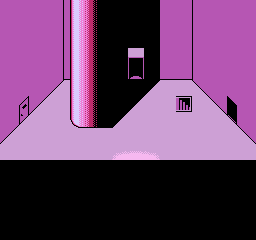

Rendered tile map (Tiled .tmx) drawn with the repository's tilesets; below, a short description and the full map source, tile grids included:
An orthogonal 16x15 tile map with 16x16 px tiles, 4 tile layers (Ground, Shadows, Wall, Objects), 2 tilesets and 18 objects.

<map version="1.2" tiledversion="1.3.1" orientation="orthogonal" renderorder="right-down" compressionlevel="0" width="16" height="15" tilewidth="16" tileheight="16" infinite="0" nextlayerid="7" nextobjectid="36">
 <tileset firstgid="1" source="Debug Tiles.tsx" />
 <tileset firstgid="257" source="Mall Tiles.tsx" />
 <layer id="1" name="Ground" width="16" height="15">
  <properties>
   <property name="unity:SortingLayer" value="Floor" />
  </properties>
  <data encoding="csv">
8,8,8,8,8,8,8,8,8,8,8,8,8,8,8,8,
8,8,8,8,8,8,8,8,8,8,8,8,8,8,8,8,
8,8,8,8,8,8,8,8,8,8,8,8,8,8,8,8,
8,8,8,8,8,8,8,8,8,8,8,8,8,8,8,8,
8,8,8,8,8,8,8,8,8,8,8,8,8,8,8,8,
8,8,8,8,8,8,8,8,8,8,8,8,8,8,8,8,
8,8,8,8,8,8,8,8,8,8,8,8,8,8,8,8,
8,8,8,8,8,8,8,8,8,8,8,8,8,8,8,8,
8,8,8,8,8,8,8,8,8,8,8,8,8,8,8,8,
8,8,8,8,8,8,8,8,8,8,8,8,8,8,8,8,
97,98,99,100,101,102,103,104,105,106,107,108,109,110,111,112,
136,136,136,116,117,118,119,120,121,122,123,124,125,126,127,128,
129,130,136,136,133,134,135,136,137,138,139,140,141,142,143,144,
145,146,147,148,149,150,151,152,153,154,155,156,157,158,159,160,
161,162,163,164,165,166,167,168,169,170,171,172,173,174,175,176
</data>
 </layer>
 <layer id="6" name="Shadows" width="16" height="15">
  <properties>
   <property name="unity:SortingLayer" value="Shadows" />
  </properties>
  <data encoding="csv">
0,0,0,0,0,0,0,0,0,0,0,0,0,0,0,0,
0,0,0,0,0,0,0,530,0,0,0,0,0,0,0,0,
0,0,0,0,0,0,0,530,0,0,0,0,0,0,0,0,
0,0,0,0,0,0,0,530,0,0,0,0,0,0,0,0,
0,0,0,0,0,0,0,530,0,0,0,0,0,0,0,0,
0,0,0,0,0,0,0,530,530,531,0,0,0,0,0,0,
0,0,0,0,0,0,0,530,531,0,0,40,0,0,0,0,
0,0,0,0,0,0,0,531,0,0,0,0,0,0,0,0,
0,0,0,0,0,0,0,0,0,0,0,0,0,0,0,0,
0,0,0,0,0,0,0,291,292,293,0,0,0,0,0,0,
0,0,0,0,0,0,0,0,0,0,0,0,0,0,0,0,
0,0,0,0,0,0,0,0,0,0,0,0,0,0,0,0,
0,0,0,0,0,0,0,0,0,0,0,0,0,0,0,0,
0,0,0,0,0,0,0,0,0,0,0,0,0,0,0,0,
0,0,0,0,0,0,0,0,0,0,0,0,0,0,0,0
</data>
 </layer>
 <layer id="5" name="Wall" width="16" height="15">
  <properties>
   <property name="unity:SortingLayer" value="Wall" />
  </properties>
  <data encoding="csv">
6,6,6,5,6,6,6,55,530,530,6,6,4,6,6,6,
6,6,6,5,6,6,6,55,530,530,6,6,4,6,6,6,
6,6,6,5,6,6,6,55,530,530,6,6,4,6,6,6,
6,6,6,5,6,6,6,55,22,530,6,6,4,6,6,6,
6,6,6,5,3,3,3,55,38,530,3,3,4,6,6,6,
6,6,6,1,0,0,0,0,0,0,0,0,2,6,6,6,
6,51,1,8,0,0,0,0,0,0,0,0,8,2,18,6,
6,67,8,8,583,584,585,0,0,0,0,0,8,8,34,6,
1,8,8,8,0,0,0,0,0,0,0,0,8,8,8,2,
0,0,0,0,0,0,0,0,0,0,0,0,0,0,0,0,
0,0,0,0,0,0,0,0,0,0,0,0,0,0,0,0,
0,0,0,0,0,0,0,0,0,0,0,0,0,0,0,0,
0,0,0,0,0,0,0,0,0,0,0,0,0,0,0,0,
0,0,0,0,0,0,0,0,0,0,0,0,0,0,0,0,
0,0,0,0,0,0,0,0,0,0,0,0,0,0,0,0
</data>
 </layer>
 <layer id="2" name="Objects" width="16" height="15">
  <properties>
   <property name="unity:SortingLayer" value="Objects" />
  </properties>
  <data encoding="csv">
0,0,0,0,567,568,569,0,0,0,0,0,0,0,0,0,
0,0,0,0,567,568,569,0,0,0,0,0,0,0,0,0,
0,0,0,0,567,568,569,0,0,0,0,0,0,0,0,0,
0,0,0,0,567,568,569,0,0,0,0,0,0,0,0,0,
0,0,0,0,567,568,569,0,0,0,0,0,0,0,0,0,
0,0,0,0,567,568,569,0,0,0,0,0,0,0,0,0,
0,0,0,0,567,568,569,0,0,0,0,0,0,0,0,0,
0,0,0,0,0,0,0,0,0,0,0,0,0,0,0,0,
0,0,0,0,0,0,0,0,0,0,0,0,0,0,0,0,
0,0,0,0,0,0,0,0,0,0,0,8,0,0,0,0,
97,98,99,100,101,102,103,104,105,106,107,108,109,110,111,112,
113,114,115,116,117,118,119,120,121,122,123,124,125,126,127,128,
129,130,131,132,133,134,135,136,137,138,139,140,141,142,143,144,
145,146,147,148,149,150,151,152,153,154,155,156,157,158,159,160,
161,162,163,164,165,166,167,168,169,170,171,172,173,174,175,176
</data>
 </layer>
 <objectgroup id="3" name="Collision">
  <object id="2" x="0" y="0" width="128" height="80" />
  <object id="3" x="144" y="0" width="112" height="80" />
  <object id="11" x="0" y="128">
   <polygon points="32,-32 32,-48 64,-48 32,-16" />
  </object>
  <object id="12" x="192" y="80">
   <polygon points="0,0 32,32 32,16 32,0" />
  </object>
  <object id="13" x="0" y="160" width="256" height="80" />
  <object id="15" x="128" y="0" width="16" height="64" />
  <object id="25" x="240" y="80" width="16" height="48" />
  <object id="26" x="0" y="80" width="16" height="48" />
  <object id="27" x="16" y="80" width="16" height="16" />
  <object id="28" x="224" y="80" width="16" height="16" />
  <object id="29" x="16" y="128">
   <polygon points="0,0 -16,16 -16,0" />
  </object>
  <object id="30" x="240" y="128">
   <polygon points="0,0 16,16 16,0" />
  </object>
  <object id="31" x="0" y="144" height="16" />
  <object id="32" x="256" y="144" height="16" />
  <object id="35" x="64" y="112" width="48" height="16" />
 </objectgroup>
 <objectgroup id="4" name="Triggers">
  <properties>
   <property name="unity:IsTrigger" type="bool" value="true" />
  </properties>
  <object id="17" x="128" y="64" width="16" />
  <object id="20" x="176" y="96" width="16" height="16" />
  <object id="23" x="112.333" y="160" width="47.3333" height="-1.06581e-14" />
 </objectgroup>
</map>